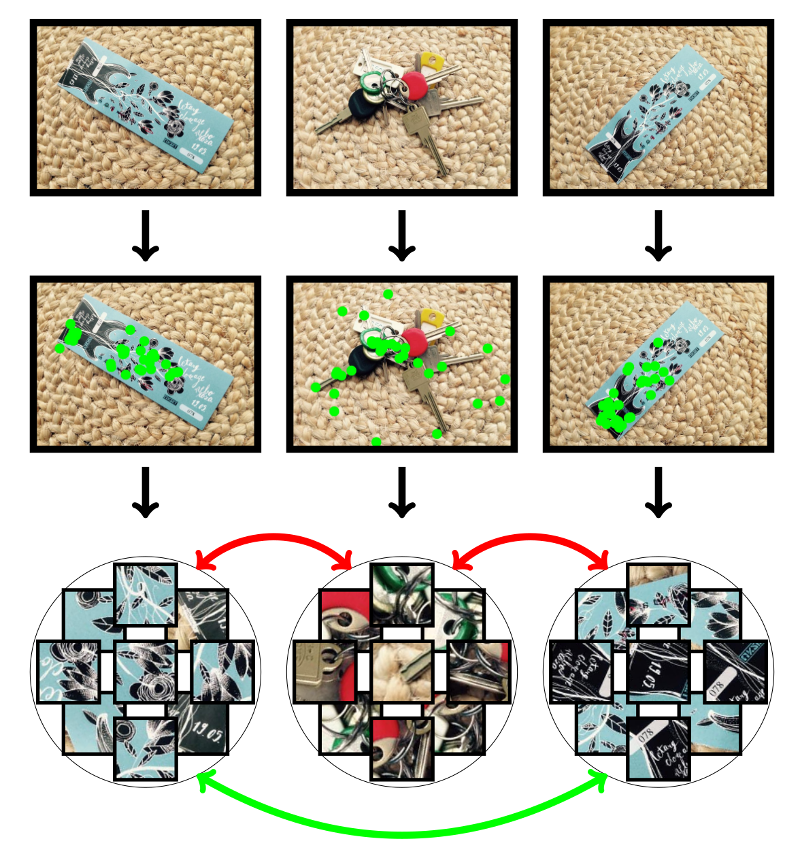
//> input picture teaser.png, 800 x 854 px
$ ./fast ../teaser.png 3   (built with g++ and OpenCV 4)
//> lines starting //> are read from the running program, lines starting //| are printed output that depends on the picture
#include <stdio.h>
#include <math.h>

// opencv 3.x required
#include <opencv2/opencv.hpp>

/*

*/

float estrot(int r, int c, uint8_t pixels[], int nrows, int ncols, int ldim)
{
	int mr, mc;

	const int radius = 15;

	//
	if(r-radius<=0 || r+radius>=nrows-1 || c-radius<=0 || c+radius>=ncols-1)
		return 0.0f;

	//
	pixels = &pixels[r*ldim+c];

	//
	mr = mc = 0;

	for(r=-radius; r<=+radius; ++r)
		for(c=-radius; c<=+radius; ++c)
		{
			mr = mr + r*pixels[r*ldim+c];
			mc = mc + c*pixels[r*ldim+c];
		}

	//
	return atan2(mr, mc);
}

void extract_keypoints(cv::Mat& img, std::vector<cv::KeyPoint>& keypoints, int n)
{
	int i, t;

	//
	if(img.channels() != 1)
		return;

	//
	t = 200;

	while( keypoints.size()<n && t>0 )
	{
		cv::FAST(img, keypoints, t);
		t = t - 2;
	}

	//
	for(i=0; i<keypoints.size(); ++i)
	{
		keypoints[i].angle = MAX(0, 180.0f/CV_PI*(CV_PI + estrot(keypoints[i].pt.y, keypoints[i].pt.x, img.data, img.rows, img.cols, img.step)));
		keypoints[i].size = 12;
	}
}

// [52 lines of commented-out code are left out]

int main(int argc, char* argv[])
{
	int i, n;

	//
	if(argc<3)
	{
		//
		printf("* command line arguments:\n");
		printf("\t** image\n");
		printf("\t** num keypoints to extract\n");

		//
		return 0;
	}

	//
	cv::Mat im = cv::imread(argv[1]);
//> im is the input picture: 854 rows x 800 cols, CV_8UC3; mean B, G, R 179.2, 192.4, 194.8

	if(!im.data)
		return 0;

	cv::Mat gray;
	cv::cvtColor(im, gray, CV_RGB2GRAY);
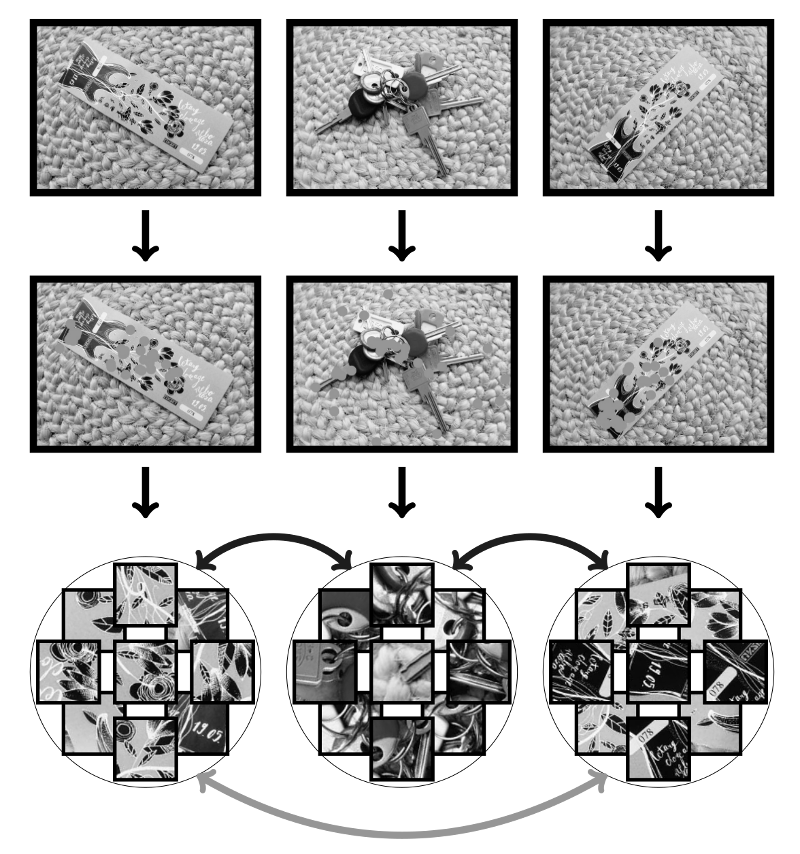
//> gray: 854 rows x 800 cols, CV_8UC1; min 0, max 255, mean 188.7

	//
	sscanf(argv[2], "%d", &n);
//> n = 3

	std::vector<cv::KeyPoint> keypoints;
	extract_keypoints(gray, keypoints, n);
//> the loop in extract_keypoints, `while( keypoints.size()<n && t>0 )` made 1 pass
//> after the loop in extract_keypoints, `while( keypoints.size()<n && t>0 )`: t = 198
//> after the loop in extract_keypoints, `for(i=0; i<keypoints.size(); ++i)`: keypoints = 247 keypoints; strongest (x, y, size): (30, 19, 12), (260, 19, 12), (543, 19, 12), (773, 19, 12)

	//
	for(i=0; i<keypoints.size(); ++i)
		printf("%f %f %f %f\n", keypoints[i].pt.x, keypoints[i].pt.y, keypoints[i].size, keypoints[i].angle);
//> this loop made 247 passes
//| 30.000000 19.000000 12.000000 45.327972
//| 260.000000 19.000000 12.000000 134.725250
//| 287.000000 19.000000 12.000000 46.792953
//| 516.000000 19.000000 12.000000 132.862000
//| 543.000000 19.000000 12.000000 45.486855
//| 773.000000 19.000000 12.000000 134.702240
//| 509.000000 27.000000 12.000000 134.782486
//| 509.000000 187.000000 12.000000 221.535248
//> (output is shown up to pass 8 of 247)

	//
	return 0;
}
